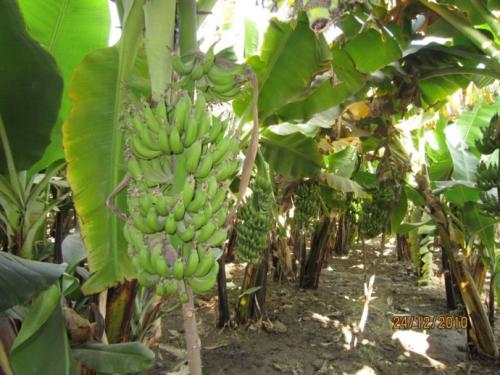
#> input picture 0.jpg, 500 x 375 px, found by its file name
$ python ColorThreshold.py
#> lines starting #> are read from the running program, lines starting #| are printed output that depends on the picture; after the words box and inside, x2 and y2 are one past the last pixel; in counts of white or black regions, pixels touching at a corner belong together
# _*_ coding: utf-8 _*_
import numpy as np
import cv2


def get_simple(src, block, threshold):
    """
    获取样本区域
    :param src: hsv图像
    :param block: 区域, tuple(x0, y0, x1, y1) 从左上角开始
    :param threshold: 阈值  tuple(H, S, V)
    :return: thresholdImg: 阈值分割结果
    """
    x0, y0, x1, y1 = block[0:4]

    # 小的值放在前面
    if x0 > x1:
        x0, x1 = x1, x0
    if y0 > y1:
        y0, y1 = y1, y0

    #  计算相关信息
    width = x1 - x0
    height = y1 - y0
    ave_times = int(width * height)
    ave_h = 0.0  # h平均值
    threshold_h = int(threshold[0]/2)  # h阈值
    threshold_s = int(threshold[1]/2)  # s阈值
    threshold_v = int(threshold[2]/2)  # v阈值

    # H 均值
    for i in range(0, width):
        for j in range(0, height):
            ave_h += src.item((y0 + j), (x0 + i), 0) / ave_times    # [y][x][deep]
    ave_h = int(ave_h)
    imgThre = cv2.inRange(src, ((ave_h - threshold_h), (127-threshold_s), (127-threshold_v)),
                                ((ave_h + threshold_h), (127+threshold_s), (127+threshold_v)))
    cv2.imshow('Demo', imgThre)
    output = imgThre
    kernel = np.ones((13, 13), dtype=np.uint8)
    output = cv2.morphologyEx(output, cv2.MORPH_CLOSE, kernel)
    # kernel = np.ones((27, 27), dtype=np.uint8)
    # output = cv2.morphologyEx(output, cv2.MORPH_ELLIPSE, kernel)
    return output


frame = cv2.imread('./testLib/Low/0.jpg')
#> frame is the input picture: shape (375, 500, 3); mean B, G, R 65.8, 120.1, 108.5
frame = cv2.resize(frame, (640, 480))
#> frame: shape (480, 640, 3)

# 中值滤波
blur = cv2.medianBlur(frame, 23)
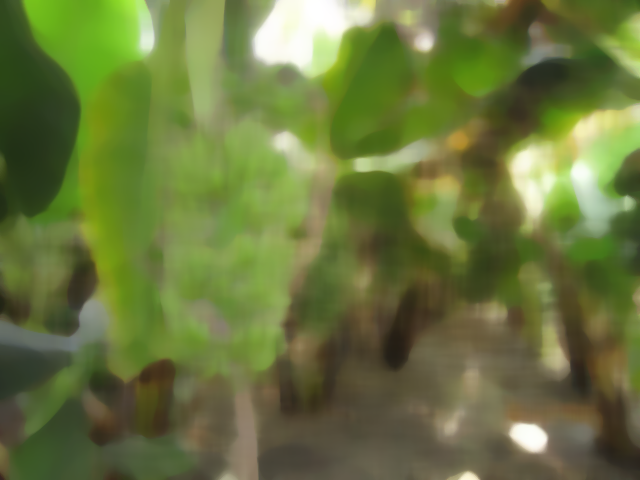
#> blur: shape (480, 640, 3); mean B, G, R 61.9, 117.9, 105.6
blur = get_simple(cv2.cvtColor(blur, cv2.COLOR_BGR2HSV), (300, 440, 340, 480), (5, 255, 255))
#> after the loop in get_simple, `for i in range(0, width):`: ave_h = 21.64
#> in get_simple, `ave_h = int(ave_h)`: ave_h = 21
#> in get_simple, `imgThre = cv2.inRange(src, ((ave_h - threshold_h), (127-threshold_s), ..`:
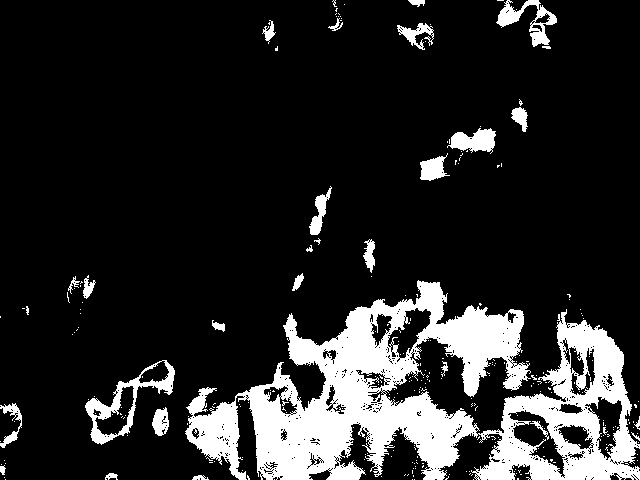
#> imgThre: shape (480, 640); 15.7% white; 272 white regions (244 under 20 px), largest, box (x1, y1, x2, y2) and area: (185, 280, 640, 480) 40610, (85, 360, 175, 445) 1669, (496, 0, 557, 47) 968
#> in get_simple, `imgThre = cv2.inRange(src, ((ave_h - threshold_h), (127-threshold_s), ..`: src: shape (480, 640, 3); mean H, S, V 34.4, 125.9, 120.6
#> in get_simple, `output = cv2.morphologyEx(output, cv2.MORPH_CLOSE, kernel)`:
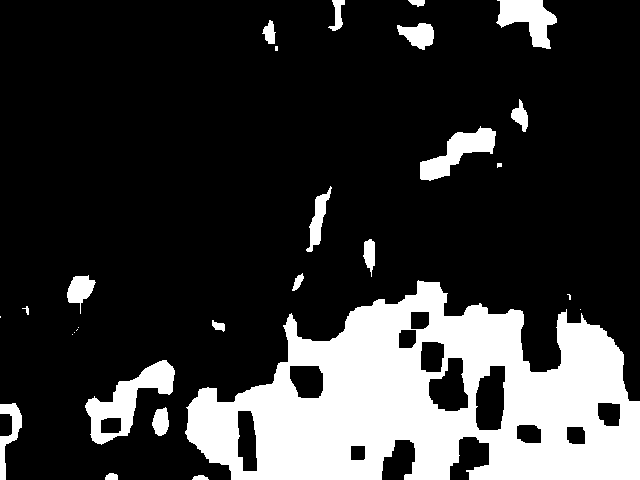
#> output: shape (480, 640); 20.9% white; 28 white regions (8 under 20 px), largest, box (x1, y1, x2, y2) and area: (185, 280, 640, 480) 53679, (85, 360, 175, 445) 2767, (420, 126, 496, 181) 1728
cv2.imshow('Blur', blur)


cv2.waitKey(0)
cv2.destroyAllWindows()

$ run again, with testRoad_5.jpg copied over 0.jpg
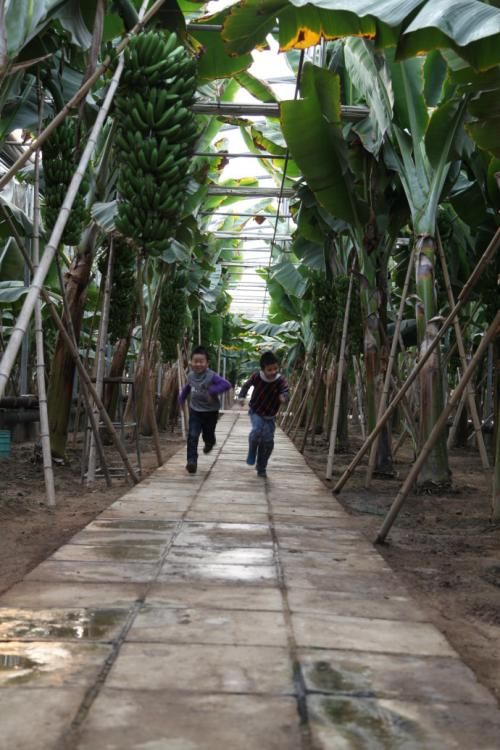
#> input picture testRoad_5.jpg, 500 x 750 px, found by its file name
#> frame is the input picture: shape (750, 500, 3); mean B, G, R 82.3, 94.9, 93.4
#> frame: shape (480, 640, 3)
#> `blur = cv2.medianBlur(frame, 23)`:
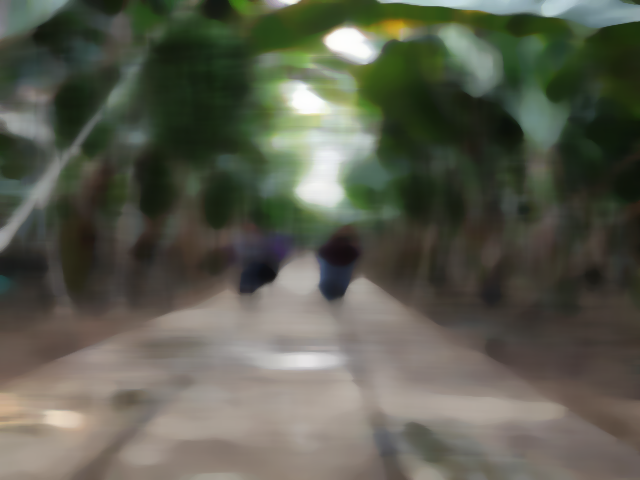
#> blur: shape (480, 640, 3); mean B, G, R 78.9, 92.4, 90.7
#> after the loop in get_simple, `for i in range(0, width):`: ave_h = 14.11
#> in get_simple, `ave_h = int(ave_h)`: ave_h = 14
#> imgThre: shape (480, 640); 27.8% white; 777 white regions (748 under 20 px), largest, box (x1, y1, x2, y2) and area: (0, 214, 640, 480) 79147, (518, 449, 640, 480) 831, (569, 233, 609, 278) 702
#> src: shape (480, 640, 3); mean H, S, V 34.8, 61.6, 97.1
#> in get_simple, `output = cv2.morphologyEx(output, cv2.MORPH_CLOSE, kernel)`:
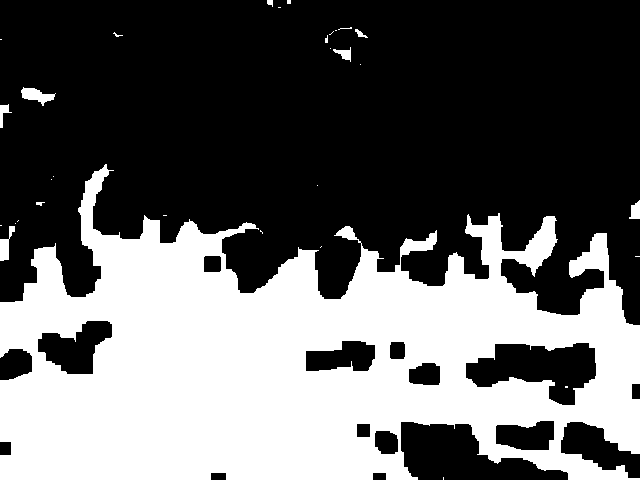
#> output: shape (480, 640); 38.6% white; 31 white regions (22 under 20 px), largest, box (x1, y1, x2, y2) and area: (0, 164, 640, 480) 117542, (21, 87, 56, 106) 328, (0, 226, 15, 261) 245
